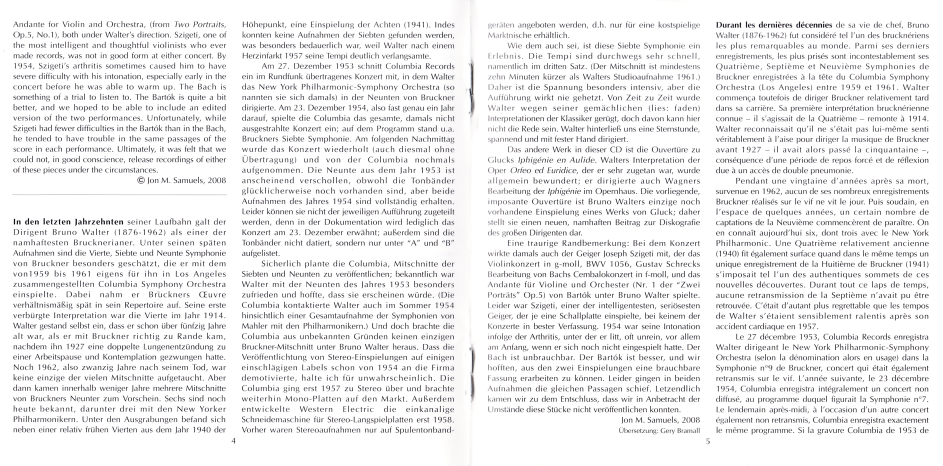
#> input picture 1.jpg, 2828 x 1396 px (shown at 1/3 size); its folder holds only this picture in this run
$ python -i rapidocr_processor.py   (imports and definitions only)
#> lines starting #> are read from the running program, lines starting #| are printed output that depends on the picture; after the words box and inside, x2 and y2 are one past the last pixel; in counts of white or black regions, pixels touching at a corner belong together
### src/logger.py
"""Logging configuration for Booklet OCR

Provides centralized logging configuration with support for:
- Configurable log levels (DEBUG, INFO, WARNING, ERROR, CRITICAL)
- File and console output
- Structured log format with timestamps
- Module-specific loggers
"""

import logging
import sys
from pathlib import Path
from typing import Optional

_loggers: dict = {}
_initialized: bool = False


# [55 lines left out: function setup_logging, not called in this run]


def get_logger(name: str) -> logging.Logger:
    """
    Get a logger instance by name.

    Args:
        name: Logger name (usually __name__ of the module)

    Returns:
        Logger instance
    """
    global _loggers

    if name in _loggers:
        return _loggers[name]

    logger = logging.getLogger(name)
    _loggers[name] = logger

    return logger


def debug(msg: str, logger_name: str = "booklet-ocr") -> None:
    """Log a debug message."""
    get_logger(logger_name).debug(msg)


def info(msg: str, logger_name: str = "booklet-ocr") -> None:
    """Log an info message."""
    get_logger(logger_name).info(msg)


def warning(msg: str, logger_name: str = "booklet-ocr") -> None:
    """Log a warning message."""
    get_logger(logger_name).warning(msg)


def error(msg: str, logger_name: str = "booklet-ocr") -> None:
    """Log an error message."""
    get_logger(logger_name).error(msg)


def critical(msg: str, logger_name: str = "booklet-ocr") -> None:
    """Log a critical message."""
    get_logger(logger_name).critical(msg)


# [14 lines left out: function print_like, not called in this run]

### src/rapidocr_processor.py
"""RapidOCR-based processor with improved multi-column layout handling"""

import cv2
import numpy as np
from typing import List, Dict, Optional, Tuple
from pathlib import Path
import re
import config
from logger import get_logger

logger = get_logger(__name__)


class RapidBookletOCR:
    """OCR processor using RapidOCR with improved layout handling"""

    def __init__(self, lang: str = "en"):
#> called with lang = 'en'
        self.lang = lang
        self.reader = None
        self._initialize()
#> (the call stopped at in _initialize, `self.reader = _RapidOCR()`: rapidocr_onnxruntime is not available in this run)

    def _initialize(self):
        try:
            from rapidocr_onnxruntime import RapidOCR as _RapidOCR

            self.reader = _RapidOCR()
            logger.info("RapidOCR initialized successfully")
        except ImportError:
            logger.error(
                "RapidOCR not installed. Run: pip install rapidocr-onnxruntime"
            )
            raise

    def process_image(self, image) -> List[Dict]:
        if hasattr(image, "mode"):
            image_np = np.array(image.convert("RGB"))
        else:
            image_np = image

        page_regions = self._detect_page_regions(image_np)
        all_texts = []

        for page_idx, page_region in enumerate(page_regions, 1):
            columns = self._detect_columns_in_region(image_np, page_region)

            for col_idx, col_region in enumerate(columns, 1):
                texts = self._process_region(image_np, col_region, page_idx, col_idx)
                all_texts.extend(texts)

        all_texts.sort(
            key=lambda x: (
                x.get("layout_info", {}).get("page_index", 1),
                x.get("layout_info", {}).get("column_index", 1),
                x["y_position"],
                x["bbox"][0],
            )
        )

        return all_texts

    def _detect_page_regions(self, image: np.ndarray) -> List[Tuple]:
        height, width = image.shape[:2]
#> height = 1396; width = 2828

        gray = (
            cv2.cvtColor(image, cv2.COLOR_RGB2GRAY) if len(image.shape) == 3 else image
        )
        _, binary = cv2.threshold(gray, 0, 255, cv2.THRESH_BINARY_INV + cv2.THRESH_OTSU)
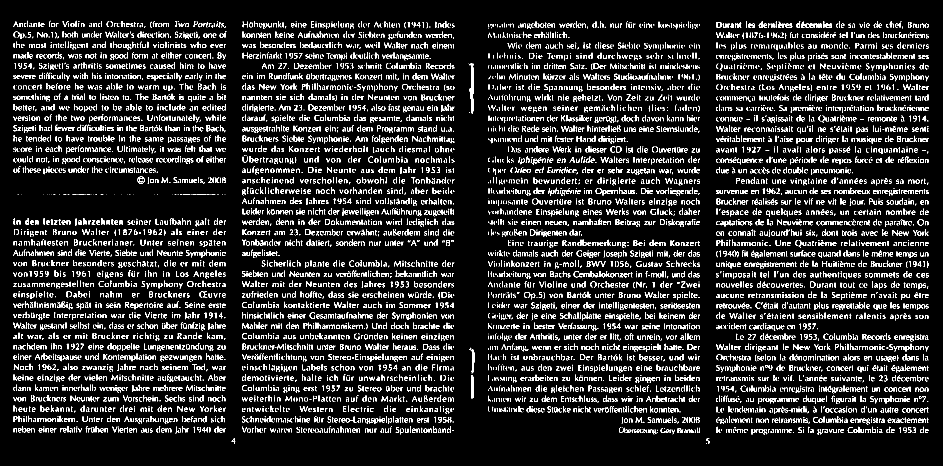
#> binary: shape (1396, 2828) (shown at 1/3 size); 8.8% white in thin lines or dots, all inside (x1, y1, x2, y2) = (40, 62, 2786, 1332)
        horizontal_proj = np.sum(binary, axis=0)
#> horizontal_proj = 2828 values, max 105570 at index 2150, min 0 at index 0, mean 31358.3

        strip_width = width // 8
#> strip_width = 353
        center_x = width // 2
#> center_x = 1414
        left_bound = center_x - strip_width // 2
#> left_bound = 1238
        right_bound = center_x + strip_width // 2
#> right_bound = 1590

        center_proj = horizontal_proj[left_bound:right_bound]
#> center_proj = 352 values, max 82365 at index 228, min 0 at index 125, mean 24665.5
        avg_proj = np.mean(horizontal_proj)
#> avg_proj = 31358.3
        min_center = np.min(center_proj)
#> min_center = 0
        threshold = avg_proj * 0.3
#> threshold = 9407.5

        if min_center < threshold:
            gap_idx = left_bound + np.argmin(center_proj)
#> gap_idx = 1363
            return [(0, 0, gap_idx, height), (gap_idx, 0, width - gap_idx, height)]

        return [(0, 0, width, height)]

    def _detect_columns_in_region(
        self, image: np.ndarray, region: Tuple
    ) -> List[Tuple]:
        x, y, w, h = region
        if w <= 0 or h <= 0:
            return [region]

        # Too narrow for multiple columns - likely title page
        if w < 900:
            return [region]


        # Temporarily disable column detection to avoid title splitting
        # TODO: Implement smarter column detection that respects page sections
        return [region]
        region_img = image[y : y + h, x : x + w]
        gray = (
            cv2.cvtColor(region_img, cv2.COLOR_RGB2GRAY)
            if len(region_img.shape) == 3
            else region_img
        )
        _, binary = cv2.threshold(gray, 0, 255, cv2.THRESH_BINARY_INV + cv2.THRESH_OTSU)

        vertical_proj = np.sum(binary, axis=1)
        if np.max(vertical_proj) == 0:
            return [region]

        vertical_proj = vertical_proj / np.max(vertical_proj)

        has_text_rows = np.sum(vertical_proj > 0.1)
        if has_text_rows < h * 0.3:
            return [region]

        horizontal_proj = np.sum(binary, axis=0)
        if np.max(horizontal_proj) == 0:
            return [region]

        horizontal_proj = horizontal_proj / np.max(horizontal_proj)
        # Find widest low-projection region in middle 50%
        start_pct = 0.25
        end_pct = 0.75
        start_x = int(w * start_pct)
        end_x = int(w * end_pct)

        middle_proj = horizontal_proj[start_x:end_x]
        threshold = 0.15
        low_indices = np.where(middle_proj < threshold)[0]

        if len(low_indices) == 0:
            return [region]

        low_indices_abs = low_indices + start_x
        regions = []
        in_region = False
        region_start = low_indices_abs[0]
        last_idx = low_indices_abs[0]

        for idx in low_indices_abs[1:]:
            if idx - last_idx <= 10:
                in_region = True
                last_idx = idx
            else:
                if in_region:
                    regions.append((region_start, last_idx))
                regions.append((last_idx, last_idx))
                region_start = idx
                last_idx = idx
                in_region = False

        if in_region:
            regions.append((region_start, last_idx))

        # Merge nearby regions
        merged_regions = []
        merge_threshold = 30
        if regions:
            merged_regions = [list(regions[0])]
            for rs, re in regions[1:]:
                last = merged_regions[-1]
                if rs - last[1] <= merge_threshold:
                    merged_regions[-1][1] = re
                else:
                    merged_regions.append([rs, re])

        # Find widest region
        if not merged_regions:
            return [region]

        widest = max(merged_regions, key=lambda r: r[1] - r[0])
        widest_width = widest[1] - widest[0]

        # Must be at least 3% of width
        if widest_width < w * 0.03:
            return [region]

        gap_center = (widest[0] + widest[1]) // 2
        # Check if text would span across the gap - if so, don't split
        if self._would_split_wide_text(region_img, gap_center, w):
            return [region]
        col1 = (x, y, gap_center, h)
        col2 = (x + gap_center, y, w - gap_center, h)
        return [col1, col2]

    # [37 lines left out: function _would_split_wide_text, not called in this run]


    def _process_region(
        self, image: np.ndarray, region: Tuple, page_index: int, column_index: int
    ) -> List[Dict]:
        x, y, w, h = region
        if w <= 0 or h <= 0:
            return []

        region_img = image[y : y + h, x : x + w]

        try:
            result = self.reader(region_img)
        except Exception as e:
            logger.error(f"OCR error: {e}")
            return []

        texts = []
        if result and result[0]:
            for item in result[0]:
                points, text, confidence = item

                x_coords = [p[0] for p in points]
                y_coords = [p[1] for p in points]

                abs_x_min = int(min(x_coords)) + x
                abs_y_min = int(min(y_coords)) + y
                abs_x_max = int(max(x_coords)) + x
                abs_y_max = int(max(y_coords)) + y

                width_text = abs_x_max - abs_x_min
                height_text = abs_y_max - abs_y_min

                if float(confidence) < 0.3 or width_text < 5 or height_text < 5:
                    continue

                image_center_x = image.shape[1] // 2
                text_center_x = abs_x_min + width_text // 2

                if abs(text_center_x - image_center_x) < width_text * 0.3:
                    alignment = "center"
                elif text_center_x < image_center_x:
                    alignment = "left"
                else:
                    alignment = "right"

                font_size = int(height_text * 0.8)

                texts.append(
                    {
                        "text": text,
                        "confidence": float(confidence),
                        "bbox": (abs_x_min, abs_y_min, width_text, height_text),
                        "font_size": font_size,
                        "text_width": width_text,
                        "alignment": alignment,
                        "y_position": abs_y_min,
                        "text_region": None,
                        "layout_info": {
                            "page_index": page_index,
                            "column_index": column_index,
                        },
                        "position": [[p[0] + x, p[1] + y] for p in points],
                    }
                )

        return texts

    # [170 lines left out: functions group_text_lines, _group_single_layout, _merge_line, classify_text_style, not called in this run]

>>> import cv2
>>> picture = cv2.cvtColor(cv2.imread('../1.jpg'), cv2.COLOR_BGR2RGB)
>>> result = RapidBookletOCR().process_image(picture)
#> in process_image, `page_regions = self._detect_page_regions(image_np)`: page_regions = [(0, 0, 1363, 1396), (1363, 0, 1465, 1396)]
#> the loop in process_image, `for page_idx, page_region in enumerate(page_regions, 1):` made 2 passes
#> page_idx on passes 1 to 2: 1, 2
#> pass 1, in _process_region, `region_img = image[y : y + h, x : x + w]`:
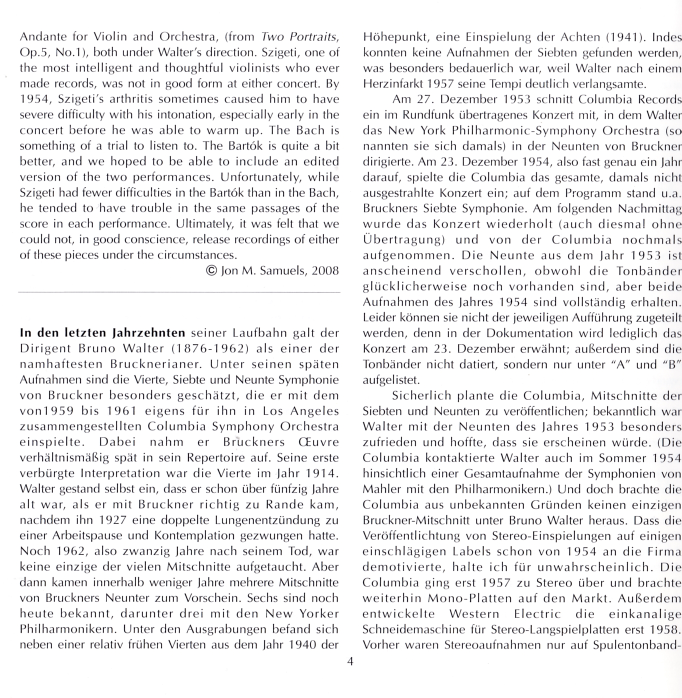
#> region_img: shape (1396, 1363, 3) (shown at 1/2 size); mean R, G, B 236.5, 236.1, 236.8
#> pass 2, in _process_region (call 2), `region_img = image[y : y + h, x : x + w]`:
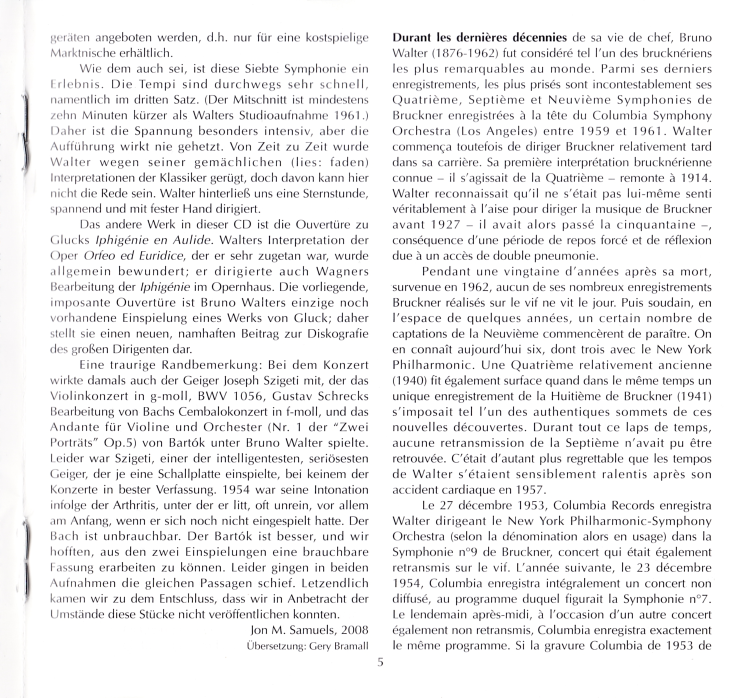
#> region_img: shape (1396, 1465, 3) (shown at 1/2 size); mean R, G, B 237.6, 237.1, 237.8
#> after the loop in process_image, `for page_idx, page_region in enumerate(page_regions, 1):`: all_texts = []
#> result = []
